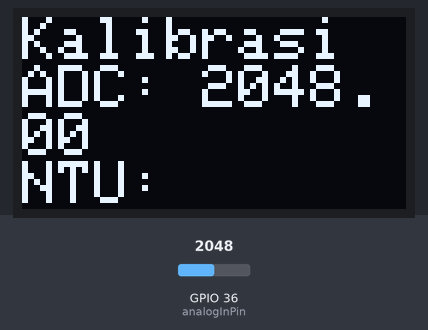
The sketch below on a simulated ESP32. Shown: 128×64 one-colour display. The inputs (shaded band) are chosen by the test bench; at power-on: GPIO 36 (analogInPin) = 2048 (analog values on the 0–4095 scale). What the sketch prints to the serial monitor is not drawn.

Above: at 1.2 s.
1.3 s: GPIO 36 (analogInPin) set to 2866
At 1.9 s:
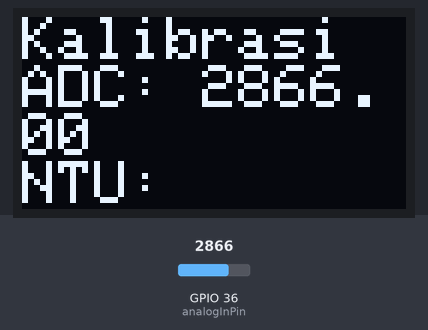
2.9 s: GPIO 36 (analogInPin) set to 3603
At 3.6 s:
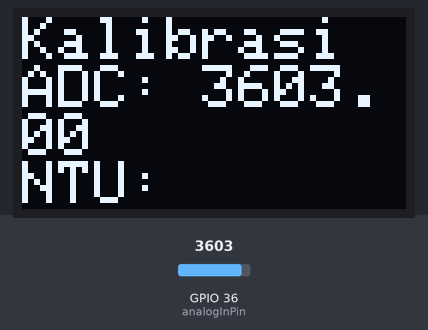
4.4 s: GPIO 36 (analogInPin) set to 4095
At 5.4 s:
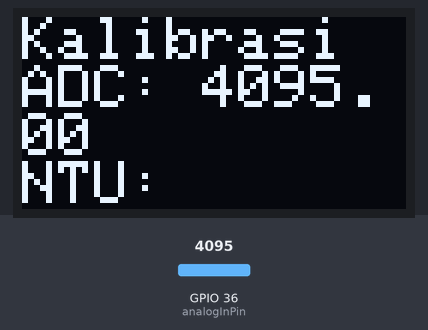
Timing chart, 0 to 7.4 s (numbered marks = the images above; inputs shaded):
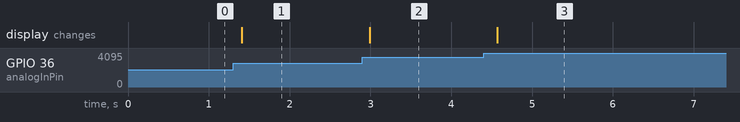

Measured:
- after the input at 1.3 s, the display: changes after 0.11 s (image 1)
- after the input at 2.9 s, the display: changes after 0.09 s (image 2)
- after the input at 4.4 s, the display: changes after 0.17 s (image 3)

The sketch:

Kalibrasi_NTU.ino
```cpp
#include <Adafruit_GFX.h>
#include <Adafruit_SSD1306.h>


#define SCREEN_WIDTH 128    // OLED display width, in pixels
#define SCREEN_HEIGHT 64    // OLED display height, in pixels
#define OLED_RESET -1       // Reset pin # (or -1 if sharing Arduino reset pin)
unsigned long start_times[300];
unsigned long stop_times[300];
unsigned long values[300];
float adc;
const int analogInPin = 36; // Pin A0 pada ESP32
const int PS_128 = 7; // Konstanta untuk prescaler pada ESP32

Adafruit_SSD1306 display(SCREEN_WIDTH, SCREEN_HEIGHT, &Wire, OLED_RESET);

void setup() {
  Serial.begin(9600); // Inisialisasi komunikasi serial
  display.begin(SSD1306_SWITCHCAPVCC, 0x3C); //initialize with the I2C addr 0x3C (128x64)
  // Konfigurasi ADC
  analogReadResolution(12); // Set resolusi ADC menjadi 12-bit
  analogSetClockDiv(PS_128); // Set prescaler ke 128
}

void loop() {
  adc = analogRead(analogInPin);

  // Lakukan sesuatu dengan nilai NTU, misalnya kirim melalui Serial
  Serial.print("ADC: ");
  Serial.println(adc);

  display.clearDisplay();
  display.setCursor(0,0);
  display.setTextSize(2);
  display.setTextColor(WHITE);
  display.println("Kalibrasi");

//  display.println();
  display.print("ADC: ");
  display.println(adc);
  display.print("NTU: ");
  display.println();
  display.display();
  delay(200); // Delay untuk stabilisasi
}
```
